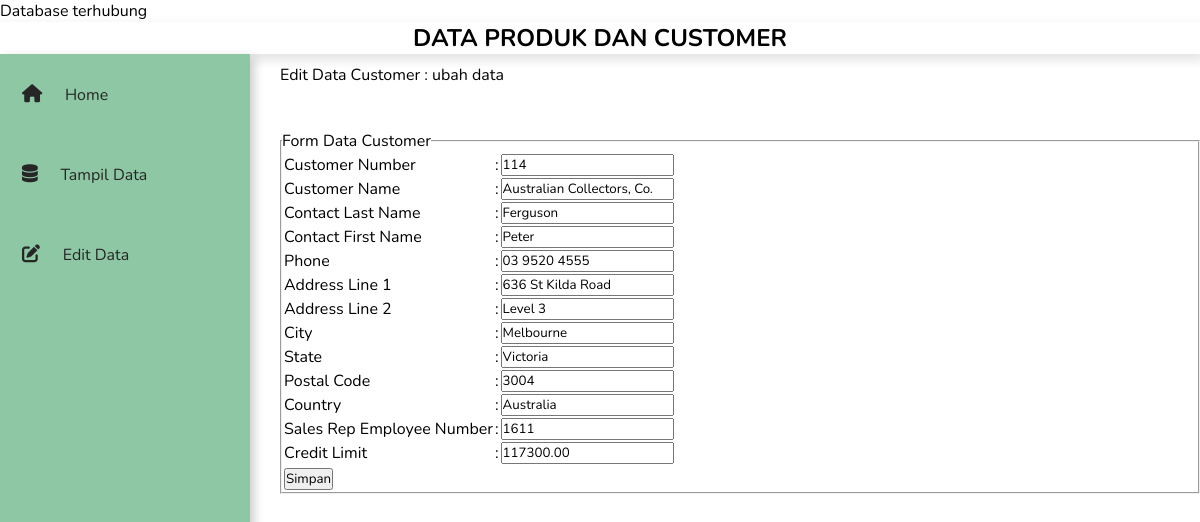
Screenshot of /ubahFormCust.php?kode=114 with the database file from the repository.
### tables this page shows
CREATE TABLE `customers` (
  `customerNumber` int(11) NOT NULL,
  `customerName` varchar(50) NOT NULL,
  `contactLastName` varchar(50) NOT NULL,
  `contactFirstName` varchar(50) NOT NULL,
  `phone` varchar(50) NOT NULL,
  `addressLine1` varchar(50) NOT NULL,
  `addressLine2` varchar(50) DEFAULT NULL,
  `city` varchar(50) NOT NULL,
  `state` varchar(50) DEFAULT NULL,
  `postalCode` varchar(15) DEFAULT NULL,
  `country` varchar(50) NOT NULL,
  `salesRepEmployeeNumber` int(11) DEFAULT NULL,
  `creditLimit` decimal(10,2) DEFAULT NULL
);

### ubahFormCust.php (the view, shortened to what this page needs)
<?php
    include('koneksi.php');
    $sql = mysqli_query($koneksi, "SELECT * FROM customers where customerNumber = '$_GET[kode]'");
    $data = mysqli_fetch_array($sql);
?>
    <!DOCTYPE html>
    <html lang="en">
    <head>
        <link rel="stylesheet" href="styleIndex.css">
        <link rel="stylesheet" href="https://cdnjs.cloudflare.com/ajax/libs/font-awesome/6.3.0/css/all.min.css"/>
        <link rel="stylesheet" href="https://cdnjs.cloudflare.com/ajax/libs/font-awesome/6.0.0/css/all.min.css"/>
    </head>
    <body>
        <header>
            <h2>DATA PRODUK DAN CUSTOMER</h2>
        </header>
            <div class="navigation">
                <ul>
                    <li>
                        <a href="index.php">
                            <span class="icon">
                                <i class="fa fa-house"></i>
                            </span>
                            <span class="title">Home</span>
                        </a>
                    </li>
                    <li>
                        <a href="tampil.php">
                            <span class="icon">
                                <i class="fa-solid fa-database"></i>
                            </span>
                            <span class="title">Tampil Data</span>
                        </a>
                    </li>
                    <li>
                        <a href="edit.php">
                            <span class="icon">
                                <i class="fa-solid fa-pen-to-square"></i>
                            </span>
                            <span class="title">Edit Data</span>
                        </a>
                    </li>
                </ul>
            </div>
            <div class="main-content">
                <main>
                    Edit Data Customer : ubah data
                    <br><br><br>
                    <form action="" method="post">
                        <fieldset>
                            <legend>Form Data Customer</legend>
                            <table>
                                <tr>
                                    <td>Customer Number</td>
                                    <td> : </td>
                                    <td><input type="text" name="cust_number" value="<?php echo $data['customerNumber']; ?>"></td>
                                </tr>
                                <tr>
                                    <td>Customer Name</td>
                                    <td> : </td>
                                    <td><input type="text" name="cust_name" value="<?php echo $data['customerName']; ?>"></td>
                                </tr>
                                <tr>
                                    <td>Contact Last Name</td>
                                    <td> : </td>
                                    <td><input type="text" name="last_name" value="<?php echo $data['contactLastName']; ?>"></td>
                                </tr>
                                <tr>
                                    <td>Contact First Name</td>
                                    <td> : </td>
                                    <td><input type="text" name="first_name" value="<?php echo $data['contactFirstName']; ?>"></td>
                                </tr>
                                <tr>
                                    <td>Phone</td>
                                    <td> : </td>
                                    <td><input type="text" name="phone" value="<?php echo $data['phone']; ?>"></td>
                                </tr>
                                <tr>
                                    <td>Address Line 1</td>
                                    <td> : </td>
                                    <td><input type="text" name="address1" value="<?php echo $data['addressLine1']; ?>"></td>
                                </tr>
                                <tr>
                                    <td>Address Line 2</td>
                                    <td> : </td>
                                    <td><input type="text" name="address2" value="<?php echo $data['addressLine2']; ?>"></td>
                                </tr>
                                <tr>
                                    <td>City</td>
                                    <td> : </td>
                                    <td><input type="text" name="city" value="<?php echo $data['city']; ?>"></td>
                                </tr>
                                <tr>
                                    <td>State</td>
                                    <td> : </td>
                                    <td><input type="text" name="state" value="<?php echo $data['state']; ?>"></td>
                                </tr>
                                <tr>
                                    <td>Postal Code</td>
                                    <td> : </td>
                                    <td><input type="text" name="postal_code" value="<?php echo $data['postalCode']; ?>"></td>
                                </tr>
                                <tr>
                                    <td>Country</td>
                                    <td> : </td>
                                    <td><input type="text" name="country" value="<?php echo $data['country']; ?>"></td>
                                </tr>
                                <tr>
                                    <td>Sales Rep Employee Number</td>
                                    <td> : </td>
                                    <td><input type="text" name="sales_number" value="<?php echo $data['salesRepEmployeeNumber']; ?>"></td>
                                </tr>
                                <tr>
                                    <td>Credit Limit</td>
                                    <td> : </td>
                                    <td><input type="text" name="credit_limit" value="<?php echo $data['creditLimit']; ?>"></td>
                                </tr>
                                <tr>
                                    <td>
                                        <input type="submit" value="Simpan" name="proses">
                                    </td>
                                </tr>
                            </table>
                        </fieldset>
                    </form>
                </main>
            </div>
    </body>
    </html>

### styleIndex.css (style rules this page uses)
* { font-family: Nunito; margin: 0; padding: 0; box-sizing: border-box; }
:root { --green: #8dc7a4; --white: #fff; --gray: #262626; --green2: #216651; --green3: #e0e6d7; }
header h2 { text-align: center; box-shadow: 2px 5px 10px 2px rgb(0,0,0,0.1); }
.navigation { background: var(--green); width: 250px; position: absolute; border-left: 14px solid var(--green); height: 100%; box-shadow: 4px 4px 10px rgba(0, 0, 0, 0.2); }
.navigation ul { position: absolute; top: 0; left: 0; width: 100%; margin-bottom: 25px; }
.navigation ul li { position: relative; width: 100%; list-style: none; border-top-left-radius: 50px; border-bottom-left-radius: 50px; text-align: left; }
.navigation ul li a { color: var(--gray); text-decoration: none; }
.navigation ul li a .icon { position: relative; min-width: 50px; height: 60px; padding-right: 10px; margin: 8px; font-size: large; line-height: 80px; text-align: center; }
.navigation ul li a .title { line-height: 60px; }
.main-content { margin-left: 280px; margin-top: 10px; }

### rows the page displays
customers: cust_number "114", cust_name "Australian Collectors, Co.", last_name "Ferguson", first_name "Peter", phone "03 9520 4555", address1 "636 St Kilda Road", address2 "Level 3", city "Melbourne", state "Victoria", postal_code "3004", country "Australia", sales_number "1611", credit_limit "117300.00"
